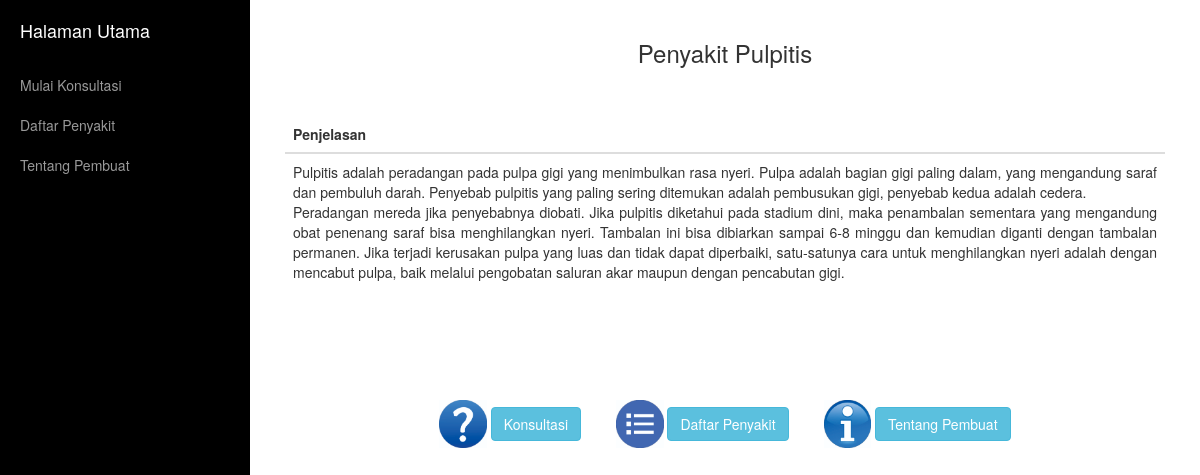
Page /p3.php on the committed database.
### tables this page shows
CREATE TABLE `penyakit` (
  `id_penyakit` varchar(3) NOT NULL,
  `nama` varchar(50) NOT NULL,
  `solusi` text NOT NULL
);

### p3.php (the view, shortened to what this page needs)
<!DOCTYPE html>
<html lang="en">
<head>
<?php
$query=mysql_query("select * from penyakit where id_penyakit='p3'");
?>
    <link href="css/bootstrap.min.css" rel="stylesheet">
    <link href="css/simple-sidebar.css" rel="stylesheet">
</head>
<body>
    <div id="wrapper">
        <div id="sidebar-wrapper">
            <ul class="sidebar-nav">
                <li class="sidebar-brand">
                    <a href="index.html">
                       Halaman Utama
                    </a>
                </li>
                <li>
                    <a href="konsultasi.php">Mulai Konsultasi</a>
                </li>
                <li>
                    <a href="daftar_penyakit.php">Daftar Penyakit</a>
                </li>
                <li>
                    <a href="tentang.php">Tentang Pembuat</a>
                </li>
            </ul>
        </div>
        <div id="page-content-wrapper">
            <div class="container-fluid">
                <div class="row">
                    <div class="col-lg-12">
                        <div class = "table-responsive">
                           <table class = "table">
                            <?php
                              while($row=mysql_fetch_array($query)){
                              ?>
                              <h3 align="center">Penyakit <?php echo $row['nama'];?></h3><br>
                              <thead>
                                 <tr>
                                 <br>
                                    <th width="65%">Penjelasan</th>
                                 </tr>
                              </thead>
                              <tbody>
                                <tr>
                                    <td><?php echo $row['solusi'];?></td>
                                </tr>
                              </tbody>
                           </table>
                        </div>
                    </div>
                </div>
            </div>
        </div>
<br><br><br><p align="center"><img height='5%' width='5%'src='konsult.jpg'> <a href="konsultasi.php" class="btn btn-info">Konsultasi</a>
                        &nbsp&nbsp&nbsp&nbsp&nbsp&nbsp&nbsp&nbsp<img height='5%' width='5%' src='list.jpg'> <a href="daftar_penyakit.php" class="btn btn-info">Daftar Penyakit</a>
                        &nbsp&nbsp&nbsp&nbsp&nbsp&nbsp&nbsp&nbsp<img height='5%' width='5%' src='about.jpg'> <a href="tentang.php" class="btn btn-info">Tentang Pembuat</a></p>
    </div>
</body>
</html>
<?php
}
?>

### css/simple-sidebar.css (style rules this page uses)
body { overflow-x: hidden; }
#wrapper { padding-left: 0; -webkit-transition: all 0.5s ease; -moz-transition: all 0.5s ease; -o-transition: all 0.5s ease; transition: all 0.5s ease; }
#sidebar-wrapper { z-index: 1000; position: fixed; left: 250px; width: 0; height: 100%; margin-left: -250px; overflow-y: auto; background: #000; -webkit-transition: all 0.5s ease; -moz-transition: all 0.5s ease; -o-transition: all 0.5s ease; transition: all 0.5s ease; }
#page-content-wrapper { width: 100%; position: absolute; padding: 15px; }
.sidebar-nav { position: absolute; top: 0; width: 250px; margin: 0; padding: 0; list-style: none; }
.sidebar-nav li { text-indent: 20px; line-height: 40px; }
.sidebar-nav li a { display: block; text-decoration: none; color: #999999; }
.sidebar-nav > .sidebar-brand { height: 65px; font-size: 18px; line-height: 60px; }
.sidebar-nav > .sidebar-brand a { color: #999999; }
@media (min-width:768px) { #wrapper { padding-left: 250px; } }
@media (min-width:768px) { #sidebar-wrapper { width: 250px; } }
@media (min-width:768px) { #page-content-wrapper { padding: 20px; position: relative; } }

### rows in the picture
penyakit: nama "Pulpitis", solusi "Pulpitis adalah peradangan pada pulpa gigi yang menimbulkan rasa nyeri. Pulpa adalah bagian gigi paling dalam, yang mengandung saraf dan pembuluh darah. Penyebab pulpitis yang paling sering ditemukan adalah pembusukan gigi, penyebab kedua adalah cedera. Peradangan mereda jika penyebabnya diobati. Jika pulpitis diketahui pada stadium dini, maka penambalan sementara yang mengandung obat penenang saraf bisa menghilangkan nyeri. Tambalan ini bisa dibiarkan sampai 6-8 minggu dan kemudian diganti dengan tambalan permanen. Jika terjadi kerusakan pulpa yang luas dan tidak dapat diperbaiki, satu-satunya cara untuk menghilangkan nyeri adalah dengan mencabut pulpa, baik melalui pengobatan saluran akar…"
